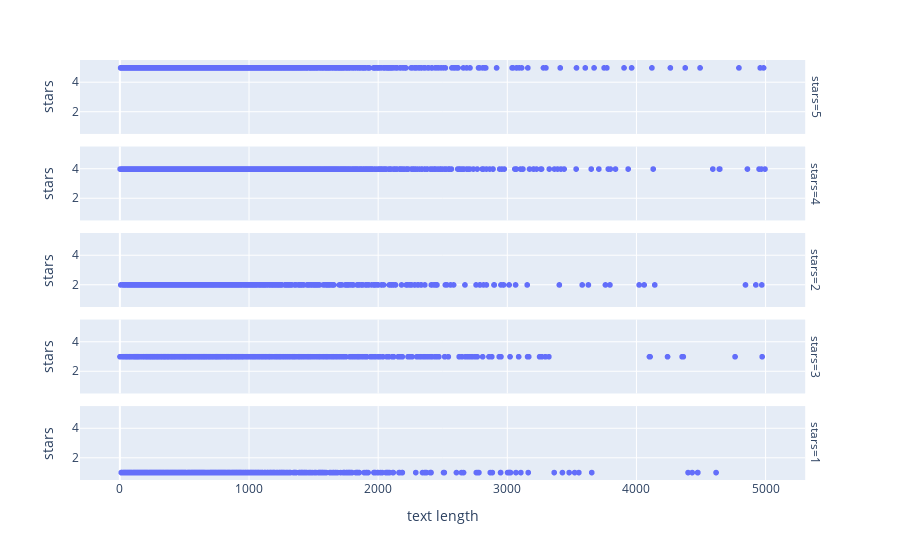

The notebook cell saved with this chart:
### Markdown cell above
Next Exploritory Data Analysis

### Code cell
fig = px.scatter(yelp,

    x='text length',

    y='stars',

    facet_row='stars')
fig.show()

### Figure 1 — Plotly figure (JSON) as saved in the notebook; plotly's stock layout.template omitted (floating-point values rounded to 4 significant figures; data arrays with more than 128 entries replaced by an {"elided": "..."} marker saying what was removed)
{"data": [{"hovertemplate": "stars=%{y}<br>text length=%{x}<extra></extra>", "legendgroup": "", "marker": {"color": "#636efa", "symbol": "circle"}, "mode": "markers", "name": "", "showlegend": false, "type": "scattergl", "x": {"elided": "3337 int values"}, "xaxis": "x5", "y": {"elided": "3337 int values"}, "yaxis": "y5"}, {"hovertemplate": "stars=%{y}<br>text length=%{x}<extra></extra>", "legendgroup": "", "marker": {"color": "#636efa", "symbol": "circle"}, "mode": "markers", "name": "", "showlegend": false, "type": "scattergl", "x": {"elided": "3526 int values"}, "xaxis": "x4", "y": {"elided": "3526 int values"}, "yaxis": "y4"}, {"hovertemplate": "stars=%{y}<br>text length=%{x}<extra></extra>", "legendgroup": "", "marker": {"color": "#636efa", "symbol": "circle"}, "mode": "markers", "name": "", "showlegend": false, "type": "scattergl", "x": {"elided": "927 int values"}, "xaxis": "x3", "y": {"elided": "927 int values"}, "yaxis": "y3"}, {"hovertemplate": "stars=%{y}<br>text length=%{x}<extra></extra>", "legendgroup": "", "marker": {"color": "#636efa", "symbol": "circle"}, "mode": "markers", "name": "", "showlegend": false, "type": "scattergl", "x": {"elided": "1461 int values"}, "xaxis": "x2", "y": {"elided": "1461 int values"}, "yaxis": "y2"}, {"hovertemplate": "stars=%{y}<br>text length=%{x}<extra></extra>", "legendgroup": "", "marker": {"color": "#636efa", "symbol": "circle"}, "mode": "markers", "name": "", "showlegend": false, "type": "scattergl", "x": {"elided": "749 int values"}, "xaxis": "x", "y": {"elided": "749 int values"}, "yaxis": "y"}], "layout": {"annotations": [{"font": {}, "showarrow": false, "text": "stars=1", "textangle": 90, "x": 0.98, "xanchor": "left", "xref": "paper", "y": 0.088, "yanchor": "middle", "yref": "paper"}, {"font": {}, "showarrow": false, "text": "stars=3", "textangle": 90, "x": 0.98, "xanchor": "left", "xref": "paper", "y": 0.294, "yanchor": "middle", "yref": "paper"}, {"font": {}, "showarrow": false, "text": "stars=2", "textangle": 90, "x": 0.98, "xanchor": "left", "xref": "paper", "y": 0.5, "yanchor": "middle", "yref": "paper"}, {"font": {}, "showarrow": false, "text": "stars=4", "textangle": 90, "x": 0.98, "xanchor": "left", "xref": "paper", "y": 0.706, "yanchor": "middle", "yref": "paper"}, {"font": {}, "showarrow": false, "text": "stars=5", "textangle": 90, "x": 0.98, "xanchor": "left", "xref": "paper", "y": 0.912, "yanchor": "middle", "yref": "paper"}], "legend": {"tracegroupgap": 0}, "margin": {"t": 60}, "xaxis": {"anchor": "y", "domain": [0, 0.98], "title": {"text": "text length"}}, "xaxis2": {"anchor": "y2", "domain": [0, 0.98], "matches": "x", "showticklabels": false}, "xaxis3": {"anchor": "y3", "domain": [0, 0.98], "matches": "x", "showticklabels": false}, "xaxis4": {"anchor": "y4", "domain": [0, 0.98], "matches": "x", "showticklabels": false}, "xaxis5": {"anchor": "y5", "domain": [0, 0.98], "matches": "x", "showticklabels": false}, "yaxis": {"anchor": "x", "categoryarray": [1, 3, 2, 4, 5], "categoryorder": "array", "domain": [0, 0.176], "title": {"text": "stars"}}, "yaxis2": {"anchor": "x2", "categoryarray": [1, 3, 2, 4, 5], "categoryorder": "array", "domain": [0.206, 0.382], "matches": "y", "title": {"text": "stars"}}, "yaxis3": {"anchor": "x3", "categoryarray": [1, 3, 2, 4, 5], "categoryorder": "array", "domain": [0.412, 0.588], "matches": "y", "title": {"text": "stars"}}, "yaxis4": {"anchor": "x4", "categoryarray": [1, 3, 2, 4, 5], "categoryorder": "array", "domain": [0.618, 0.794], "matches": "y", "title": {"text": "stars"}}, "yaxis5": {"anchor": "x5", "categoryarray": [1, 3, 2, 4, 5], "categoryorder": "array", "domain": [0.824, 1], "matches": "y", "title": {"text": "stars"}}}}
